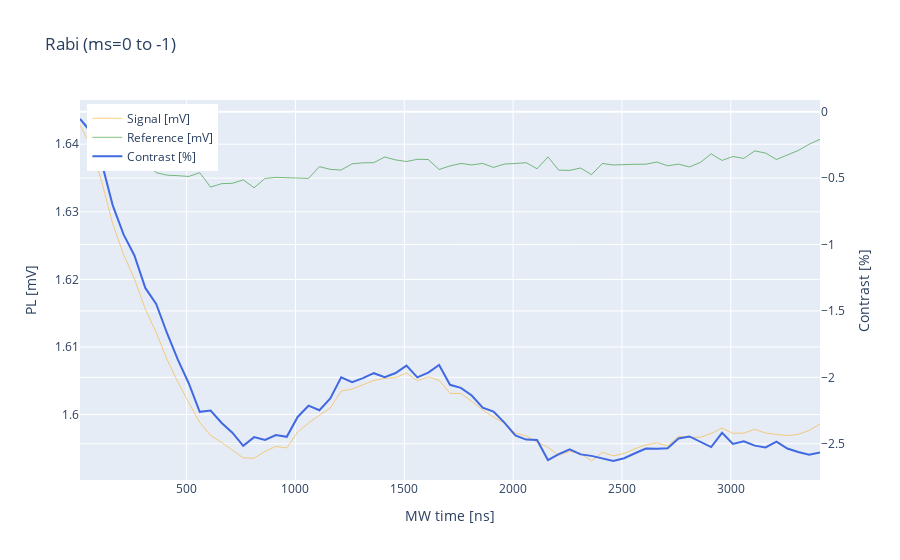

Source (notebook cell):
### Code cell
import plotly.graph_objects as go

# Plot range
idxstart = 1
idxend = len(mw_dur)

# Create plotly figure with two y-axes
fig = go.Figure()

# Signal and Reference on the first y-axis
fig.add_trace(go.Scatter(x=mw_dur[idxstart:idxend], 
                         y=signal_av[idxstart:idxend] * 1E3, 
                         mode='lines', 
                         name='Signal [mV]', 
                         line=dict(color='orange', width=0.5)))

fig.add_trace(go.Scatter(x=mw_dur[idxstart:idxend], 
                         y=background_av[idxstart:idxend] * 1E3, 
                         mode='lines', 
                         name='Reference [mV]', 
                         line=dict(color='green', width=0.5)))

# Contrast on the second y-axis
fig.add_trace(go.Scatter(x=mw_dur[idxstart:idxend], 
                         y=contrast[idxstart:idxend] * 100.0, 
                         mode='lines', 
                         name='Contrast [%]', 
                         yaxis="y2",
                         line=dict(color='royalblue', width=2)))

# Update layout to add a second y-axis
fig.update_layout(
    title="Rabi (ms=0 to -1)",
    xaxis_title="MW time [ns]",
    yaxis_title="PL [mV]",
    yaxis2=dict(title="Contrast [%]", overlaying="y", side="right"),
    legend=dict(x=0.01, y=0.99)
)

# Show plot
fig.show()

### Figure 1 — Plotly figure (JSON) as saved in the notebook; plotly's stock layout.template omitted (floating-point values rounded to 4 significant figures)
{"data": [{"line": {"color": "orange", "width": 0.5}, "mode": "lines", "name": "Signal [mV]", "type": "scatter", "x": [3410, 3360, 3310, 3260, 3210, 3160, 3110, 3060, 3010, 2960, 2910, 2860, 2810, 2760, 2710, 2660, 2610, 2560, 2510, 2460, 2410, 2360, 2310, 2260, 2210, 2160, 2110, 2060, 2010, 1960, 1910, 1860, 1810, 1760, 1710, 1660, 1610, 1560, 1510, 1460, 1410, 1360, 1310, 1260, 1210, 1160, 1110, 1060, 1010, 960, 910, 860, 810, 760, 710, 660, 610, 560, 510, 460, 410, 360, 310, 260, 210, 160, 110, 60, 10], "y": [1.599, 1.598, 1.597, 1.597, 1.597, 1.597, 1.598, 1.597, 1.597, 1.598, 1.597, 1.597, 1.597, 1.597, 1.595, 1.596, 1.596, 1.595, 1.594, 1.594, 1.594, 1.593, 1.594, 1.595, 1.594, 1.595, 1.596, 1.597, 1.597, 1.599, 1.6, 1.601, 1.602, 1.603, 1.603, 1.605, 1.606, 1.605, 1.606, 1.605, 1.605, 1.605, 1.604, 1.604, 1.603, 1.601, 1.6, 1.599, 1.597, 1.595, 1.595, 1.595, 1.594, 1.594, 1.595, 1.596, 1.597, 1.599, 1.602, 1.605, 1.608, 1.612, 1.616, 1.62, 1.624, 1.628, 1.634, 1.64, 1.643]}, {"line": {"color": "green", "width": 0.5}, "mode": "lines", "name": "Reference [mV]", "type": "scatter", "x": [3410, 3360, 3310, 3260, 3210, 3160, 3110, 3060, 3010, 2960, 2910, 2860, 2810, 2760, 2710, 2660, 2610, 2560, 2510, 2460, 2410, 2360, 2310, 2260, 2210, 2160, 2110, 2060, 2010, 1960, 1910, 1860, 1810, 1760, 1710, 1660, 1610, 1560, 1510, 1460, 1410, 1360, 1310, 1260, 1210, 1160, 1110, 1060, 1010, 960, 910, 860, 810, 760, 710, 660, 610, 560, 510, 460, 410, 360, 310, 260, 210, 160, 110, 60, 10], "y": [1.641, 1.64, 1.639, 1.638, 1.638, 1.639, 1.639, 1.638, 1.638, 1.638, 1.639, 1.637, 1.637, 1.637, 1.637, 1.637, 1.637, 1.637, 1.637, 1.637, 1.637, 1.636, 1.636, 1.636, 1.636, 1.638, 1.636, 1.637, 1.637, 1.637, 1.637, 1.637, 1.637, 1.637, 1.637, 1.636, 1.638, 1.638, 1.637, 1.638, 1.638, 1.637, 1.637, 1.637, 1.636, 1.636, 1.637, 1.635, 1.635, 1.635, 1.635, 1.635, 1.634, 1.635, 1.634, 1.634, 1.634, 1.636, 1.635, 1.635, 1.635, 1.636, 1.637, 1.638, 1.639, 1.64, 1.641, 1.642, 1.644]}, {"line": {"color": "royalblue", "width": 2}, "mode": "lines", "name": "Contrast [%]", "type": "scatter", "x": [3410, 3360, 3310, 3260, 3210, 3160, 3110, 3060, 3010, 2960, 2910, 2860, 2810, 2760, 2710, 2660, 2610, 2560, 2510, 2460, 2410, 2360, 2310, 2260, 2210, 2160, 2110, 2060, 2010, 1960, 1910, 1860, 1810, 1760, 1710, 1660, 1610, 1560, 1510, 1460, 1410, 1360, 1310, 1260, 1210, 1160, 1110, 1060, 1010, 960, 910, 860, 810, 760, 710, 660, 610, 560, 510, 460, 410, 360, 310, 260, 210, 160, 110, 60, 10], "y": [-2.566, -2.583, -2.562, -2.536, -2.485, -2.528, -2.514, -2.482, -2.501, -2.418, -2.525, -2.483, -2.445, -2.46, -2.533, -2.538, -2.537, -2.571, -2.609, -2.63, -2.611, -2.591, -2.58, -2.541, -2.578, -2.623, -2.472, -2.469, -2.437, -2.341, -2.258, -2.229, -2.137, -2.079, -2.056, -1.906, -1.964, -2.0, -1.912, -1.967, -1.999, -1.969, -2.005, -2.036, -2.0, -2.159, -2.248, -2.213, -2.298, -2.448, -2.435, -2.471, -2.45, -2.516, -2.417, -2.342, -2.249, -2.26, -2.046, -1.869, -1.668, -1.447, -1.327, -1.082, -0.9239, -0.7029, -0.3863, -0.1543, -0.05488], "yaxis": "y2"}], "layout": {"legend": {"x": 0.01, "y": 0.99}, "title": {"text": "Rabi (ms=0 to -1)"}, "xaxis": {"title": {"text": "MW time [ns]"}}, "yaxis": {"title": {"text": "PL [mV]"}}, "yaxis2": {"overlaying": "y", "side": "right", "title": {"text": "Contrast [%]"}}}}
